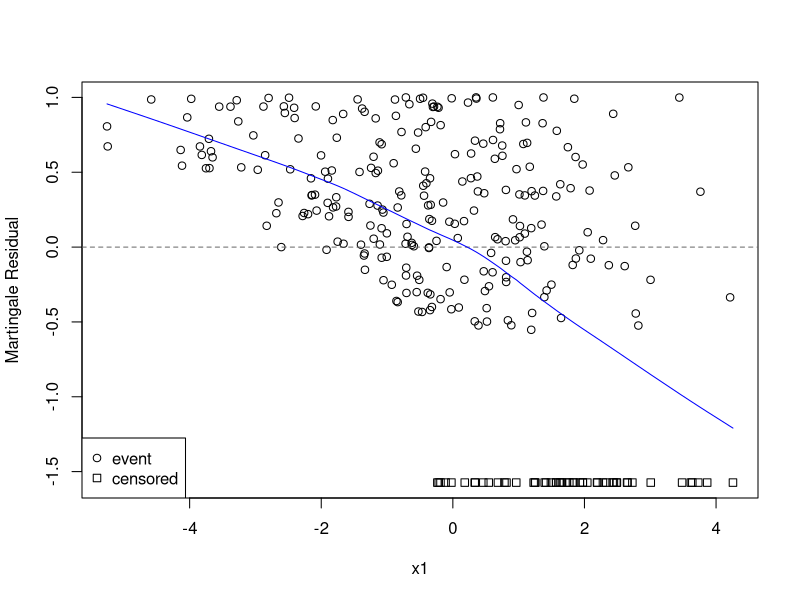
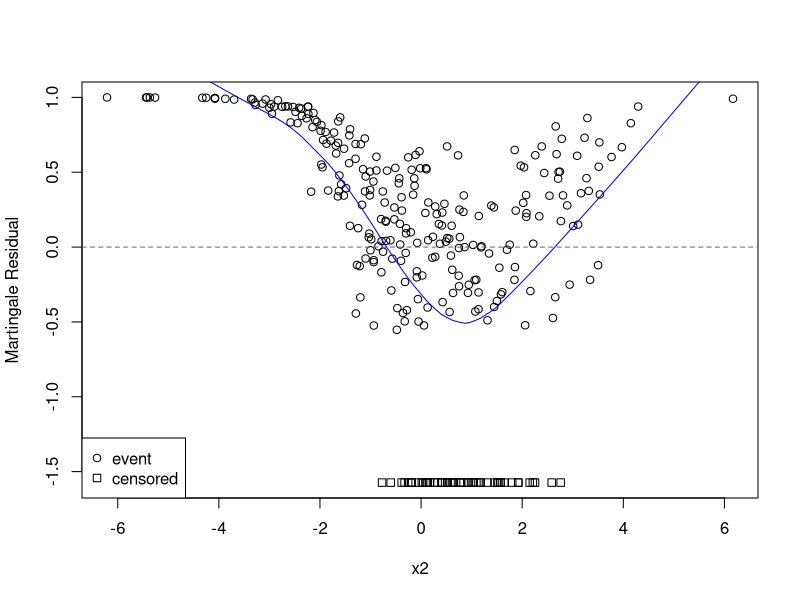
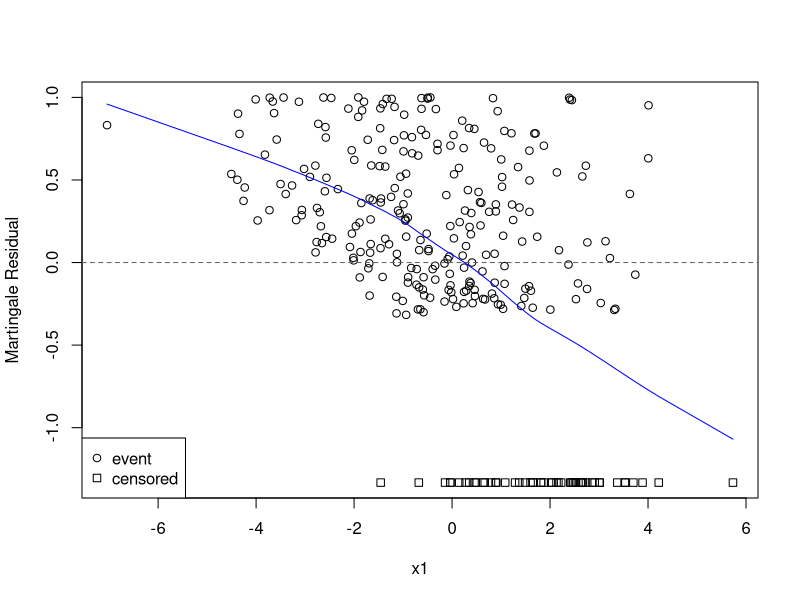
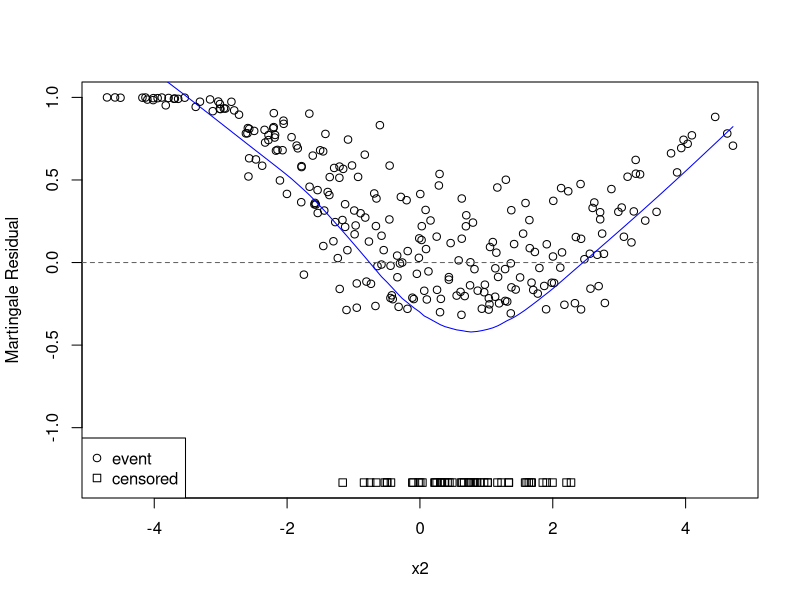

The R source for these figures, in order:
library(survival)

#################### CREDITS##################################

# https://blogs2.datall-analyse.nl/2016/02/19/rcode_martingale_residuals_aft_model/

################## Thanks a lot

##Weibull model
#generate artificial data

#parameters
beta1 <- 2
beta2 <- 3
beta3 <- -1.5
interceptT <- 5

#distribution covariates
n <- 300
x1 <- rnorm(n,0,2)
x2 <- rnorm(n,0,2)

#event time
time <- rweibull(n, shape=.7,
                 scale=exp(interceptT+beta1*x1+beta2*x2+beta3*x2^2))

#apply some kind of censoring (here: type II censoring)
#status: 1=death/failure, 0=alive/censored
status <- as.numeric(time<sort(time)[n-50])
maxtime <- sort(time)[(n-50)]
time <- ifelse(status==0, maxtime, time)

#correctly specified Weibull model
mod <- survreg(Surv(time, status)~ x1 + x2 + I(x2^2), dist="weibull")
summary(mod)
#shape parameter
(beta <- 1/mod$scale)

#null model
sr <- survreg(Surv(time, status)~ 1, dist="weibull")

#standardized residuals
linFit <- predict(sr, type="lp")
sderr <- (log(time)-linFit)/sr$scale

#Cox-Snell residuals
#are defined as: -log(S[t]), where S[t] is the survival function of the specified distribution
CoxSnellResidual <- function (standRes, weight=1, dist){
  standRes <- standRes[rep(seq_len(length(standRes)), weight)]
  if (dist=="lognormal") {csr <- -log(1-pnorm(standRes))}
  else if (dist=="weibull") {csr <- -log(exp(-exp(standRes)))}
}

#note: use the same weights as those employed in the survreg function
cxsn <- CoxSnellResidual(standRes=sderr, dist="weibull")

#Martingale residuals
#Status: 1=death/failure, 0=alive/censored
MartingaleResidual <- function (CoxSnellResid, Status, weight=1) {
  delta <- Status[rep(seq_len(length(Status)), weight)]
  martingale <- delta-CoxSnellResid
  data.frame(Martingale=martingale, Status=delta)
}

#note: use the same weights as those employed in the survreg function
mgale <- MartingaleResidual(CoxSnellResid=cxsn, Status=status)

#Martingale residuals range from +1 to -inf.
max(mgale$Martingale)
#for a Weibull model these residuals sum to zero (Collett, p.235)
sum(mgale$Martingale)

#the Martingale residuals plots for x1 and x2 detect the correct
#functional form, but have the wrong (opposite) sign
#for instance, the slope of the plot for x1 is negative, whereas the
#coefficient for x1 in the Weibull model is positive
plotMartingale <- function (covariate, martingaleResidual,
                            nameCovariate="covariate", weight=1) {
  cov <- covariate[rep(seq_len(length(covariate)), weight)]
  plot(cov, martingaleResidual$Martingale, pch=martingaleResidual$Status,
       xlab=nameCovariate, ylab="Martingale Residual")
  abline(h=0, lty=2, col="gray40")
  lines(lowess(cov, martingaleResidual$Martingale, iter=0), col="blue")
  legend("bottomleft", pch=c(1,0), legend=c("event","censored"))
}

#note: use the same weights as those employed in the survreg function
plotMartingale(covariate=x1, nameCovariate="x1", martingaleResidual=mgale)
plotMartingale(covariate=x2, nameCovariate="x2", martingaleResidual=mgale)



##lognormal model
#generate artificial data

#parameters
beta1 <- 2
beta2 <- 3
beta3 <- -1.5
interceptT <- 5

#distribution covariates
n <- 300
x1 <- rnorm(n,0,2)
x2 <- rnorm(n,0,2)

#event time
time <- rlnorm(n, meanlog=interceptT+beta1*x1+beta2*x2+beta3*x2^2, sdlog=2)

#apply some kind of censoring (here: type II censoring)
#status: 1=death/failure, 0=alive/censored
status <- as.numeric(time<sort(time)[n-50])
maxtime <- sort(time)[(n-50)]
time <- ifelse(status==0, maxtime, time)

#correctly specified lognormal model
mod <- survreg(Surv(time, status)~ x1 + x2 + I(x2^2), dist="lognormal")
summary(mod)

#null model
sr <- survreg(Surv(time, status)~ 1, dist="lognormal")

#standardized residuals
linFit <- predict(sr, type="lp")
sderr <- (log(time)-linFit)/sr$scale

#Cox-Snell residuals
#(remember to use the same weights as those employed in the survreg function)
cxsn <- CoxSnellResidual(standRes=sderr, dist="lognormal")

#Martingale residuals
#Status: 1=death/failure, 0=alive/censored
#(remember to use the same weights as those employed in the survreg function)
mgale <- MartingaleResidual(CoxSnellResid=cxsn, Status=status)

#Martingale residuals range from +1 to -inf
max(mgale$Martingale)
#note that for a lognormal model these residuals do not sum to zero
sum(mgale$Martingale)

#the Martingale residuals plots for x1 and x2 detect the correct
#functional form, but have the wrong (opposite) sign
#(remember to use the same weights as those employed in the survreg function)
plotMartingale(covariate=x1, nameCovariate="x1", martingaleResidual=mgale)
plotMartingale(covariate=x2, nameCovariate="x2", martingaleResidual=mgale)